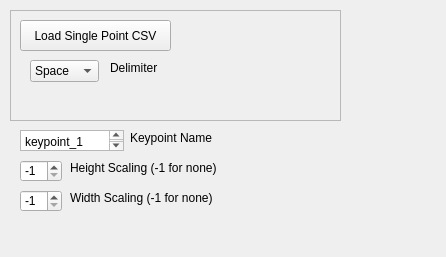
<?xml version="1.0" encoding="UTF-8"?>
<ui version="4.0">
 <class>Point_Loader_Widget</class>
 <widget class="QWidget" name="Point_Loader_Widget">
  <property name="geometry">
   <rect>
    <x>0</x>
    <y>0</y>
    <width>446</width>
    <height>257</height>
   </rect>
  </property>
  <property name="windowTitle">
   <string>Form</string>
  </property>
  <widget class="QPlainTextEdit" name="data_name_text">
   <property name="geometry">
    <rect>
     <x>20</x>
     <y>130</y>
     <width>104</width>
     <height>21</height>
    </rect>
   </property>
   <property name="plainText">
    <string>keypoint_1</string>
   </property>
  </widget>
  <widget class="QLabel" name="label">
   <property name="geometry">
    <rect>
     <x>130</x>
     <y>130</y>
     <width>131</width>
     <height>16</height>
    </rect>
   </property>
   <property name="text">
    <string>Keypoint Name</string>
   </property>
  </widget>
  <widget class="QFrame" name="frame">
   <property name="geometry">
    <rect>
     <x>10</x>
     <y>10</y>
     <width>331</width>
     <height>111</height>
    </rect>
   </property>
   <property name="frameShape">
    <enum>QFrame::Shape::StyledPanel</enum>
   </property>
   <property name="frameShadow">
    <enum>QFrame::Shadow::Raised</enum>
   </property>
   <widget class="QPushButton" name="load_single_button">
    <property name="geometry">
     <rect>
      <x>10</x>
      <y>10</y>
      <width>151</width>
      <height>31</height>
     </rect>
    </property>
    <property name="text">
     <string>Load Single Point CSV</string>
    </property>
   </widget>
   <widget class="QLabel" name="label_2">
    <property name="geometry">
     <rect>
      <x>100</x>
      <y>50</y>
      <width>51</width>
      <height>16</height>
     </rect>
    </property>
    <property name="text">
     <string>Delimiter</string>
    </property>
   </widget>
   <widget class="QComboBox" name="delimiter_combo">
    <property name="geometry">
     <rect>
      <x>20</x>
      <y>50</y>
      <width>69</width>
      <height>22</height>
     </rect>
    </property>
    <item>
     <property name="text">
      <string>Space</string>
     </property>
    </item>
    <item>
     <property name="text">
      <string>Comma</string>
     </property>
    </item>
   </widget>
  </widget>
  <widget class="QSpinBox" name="height_scaling">
   <property name="geometry">
    <rect>
     <x>20</x>
     <y>160</y>
     <width>42</width>
     <height>22</height>
    </rect>
   </property>
   <property name="minimum">
    <number>-1</number>
   </property>
   <property name="maximum">
    <number>1000</number>
   </property>
   <property name="value">
    <number>-1</number>
   </property>
  </widget>
  <widget class="QSpinBox" name="width_scaling">
   <property name="geometry">
    <rect>
     <x>20</x>
     <y>190</y>
     <width>42</width>
     <height>22</height>
    </rect>
   </property>
   <property name="minimum">
    <number>-1</number>
   </property>
   <property name="maximum">
    <number>1000</number>
   </property>
   <property name="value">
    <number>-1</number>
   </property>
  </widget>
  <widget class="QLabel" name="label_3">
   <property name="geometry">
    <rect>
     <x>70</x>
     <y>160</y>
     <width>211</width>
     <height>16</height>
    </rect>
   </property>
   <property name="text">
    <string>Height Scaling (-1 for none)</string>
   </property>
  </widget>
  <widget class="QLabel" name="label_4">
   <property name="geometry">
    <rect>
     <x>70</x>
     <y>190</y>
     <width>211</width>
     <height>16</height>
    </rect>
   </property>
   <property name="text">
    <string>Width Scaling (-1 for none)</string>
   </property>
  </widget>
 </widget>
 <resources/>
 <connections/>
</ui>
